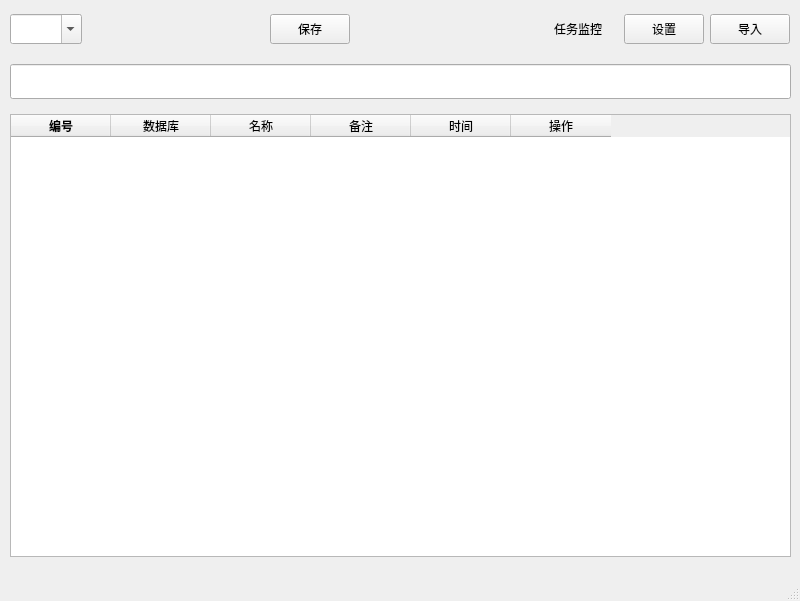
<?xml version="1.0" encoding="UTF-8"?>
<ui version="4.0">
 <class>MainWindow</class>
 <widget class="QMainWindow" name="MainWindow">
  <property name="geometry">
   <rect>
    <x>0</x>
    <y>0</y>
    <width>800</width>
    <height>601</height>
   </rect>
  </property>
  <property name="windowTitle">
   <string>DB Camera</string>
  </property>
  <widget class="QWidget" name="centralwidget">
   <widget class="QWidget" name="layoutWidget">
    <property name="geometry">
     <rect>
      <x>10</x>
      <y>10</y>
      <width>781</width>
      <height>551</height>
     </rect>
    </property>
    <property name="maximumSize">
     <size>
      <width>16777215</width>
      <height>551</height>
     </size>
    </property>
    <layout class="QVBoxLayout" name="verticalLayout">
     <item>
      <layout class="QHBoxLayout" name="horizontalLayout">
       <item>
        <widget class="QComboBox" name="dbComboBox">
         <property name="sizePolicy">
          <sizepolicy hsizetype="Preferred" vsizetype="Fixed">
           <horstretch>3</horstretch>
           <verstretch>0</verstretch>
          </sizepolicy>
         </property>
         <property name="minimumSize">
          <size>
           <width>0</width>
           <height>30</height>
          </size>
         </property>
         <property name="maximumSize">
          <size>
           <width>16777215</width>
           <height>30</height>
          </size>
         </property>
         <property name="editable">
          <bool>true</bool>
         </property>
        </widget>
       </item>
       <item>
        <spacer name="horizontalSpacer">
         <property name="maximumSize">
          <size>
           <width>16777215</width>
           <height>30</height>
          </size>
         </property>
         <property name="orientation">
          <enum>Qt::Horizontal</enum>
         </property>
         <property name="sizeType">
          <enum>QSizePolicy::Fixed</enum>
         </property>
         <property name="sizeHint" stdset="0">
          <size>
           <width>20</width>
           <height>20</height>
          </size>
         </property>
        </spacer>
       </item>
       <item>
        <widget class="QPushButton" name="saveBtn">
         <property name="sizePolicy">
          <sizepolicy hsizetype="Minimum" vsizetype="Fixed">
           <horstretch>2</horstretch>
           <verstretch>0</verstretch>
          </sizepolicy>
         </property>
         <property name="minimumSize">
          <size>
           <width>0</width>
           <height>30</height>
          </size>
         </property>
         <property name="maximumSize">
          <size>
           <width>16777215</width>
           <height>30</height>
          </size>
         </property>
         <property name="text">
          <string>保存</string>
         </property>
        </widget>
       </item>
       <item>
        <spacer name="horizontalSpacer_2">
         <property name="maximumSize">
          <size>
           <width>16777215</width>
           <height>30</height>
          </size>
         </property>
         <property name="orientation">
          <enum>Qt::Horizontal</enum>
         </property>
         <property name="sizeType">
          <enum>QSizePolicy::Fixed</enum>
         </property>
         <property name="sizeHint" stdset="0">
          <size>
           <width>200</width>
           <height>20</height>
          </size>
         </property>
        </spacer>
       </item>
       <item>
        <widget class="QLabel" name="taskLabel">
         <property name="sizePolicy">
          <sizepolicy hsizetype="Fixed" vsizetype="Preferred">
           <horstretch>80</horstretch>
           <verstretch>0</verstretch>
          </sizepolicy>
         </property>
         <property name="minimumSize">
          <size>
           <width>80</width>
           <height>0</height>
          </size>
         </property>
         <property name="text">
          <string>任务监控</string>
         </property>
         <property name="alignment">
          <set>Qt::AlignCenter</set>
         </property>
        </widget>
       </item>
       <item>
        <spacer name="horizontalSpacer_3">
         <property name="maximumSize">
          <size>
           <width>16777215</width>
           <height>30</height>
          </size>
         </property>
         <property name="orientation">
          <enum>Qt::Horizontal</enum>
         </property>
         <property name="sizeHint" stdset="0">
          <size>
           <width>40</width>
           <height>20</height>
          </size>
         </property>
        </spacer>
       </item>
       <item>
        <widget class="QPushButton" name="settingsBtn">
         <property name="sizePolicy">
          <sizepolicy hsizetype="Minimum" vsizetype="Fixed">
           <horstretch>2</horstretch>
           <verstretch>0</verstretch>
          </sizepolicy>
         </property>
         <property name="minimumSize">
          <size>
           <width>0</width>
           <height>30</height>
          </size>
         </property>
         <property name="maximumSize">
          <size>
           <width>16777215</width>
           <height>30</height>
          </size>
         </property>
         <property name="text">
          <string>设置</string>
         </property>
        </widget>
       </item>
       <item>
        <widget class="QPushButton" name="importBtn">
         <property name="sizePolicy">
          <sizepolicy hsizetype="Minimum" vsizetype="Fixed">
           <horstretch>2</horstretch>
           <verstretch>0</verstretch>
          </sizepolicy>
         </property>
         <property name="minimumSize">
          <size>
           <width>0</width>
           <height>30</height>
          </size>
         </property>
         <property name="maximumSize">
          <size>
           <width>16777215</width>
           <height>30</height>
          </size>
         </property>
         <property name="text">
          <string>导入</string>
         </property>
        </widget>
       </item>
      </layout>
     </item>
     <item>
      <spacer name="verticalSpacer">
       <property name="maximumSize">
        <size>
         <width>16777215</width>
         <height>10</height>
        </size>
       </property>
       <property name="orientation">
        <enum>Qt::Vertical</enum>
       </property>
       <property name="sizeType">
        <enum>QSizePolicy::Fixed</enum>
       </property>
       <property name="sizeHint" stdset="0">
        <size>
         <width>20</width>
         <height>10</height>
        </size>
       </property>
      </spacer>
     </item>
     <item>
      <widget class="QLineEdit" name="searchEdit">
       <property name="minimumSize">
        <size>
         <width>0</width>
         <height>35</height>
        </size>
       </property>
       <property name="maximumSize">
        <size>
         <width>16777215</width>
         <height>35</height>
        </size>
       </property>
       <property name="text">
        <string/>
       </property>
       <property name="alignment">
        <set>Qt::AlignCenter</set>
       </property>
      </widget>
     </item>
     <item>
      <spacer name="verticalSpacer_2">
       <property name="maximumSize">
        <size>
         <width>16777215</width>
         <height>5</height>
        </size>
       </property>
       <property name="orientation">
        <enum>Qt::Vertical</enum>
       </property>
       <property name="sizeType">
        <enum>QSizePolicy::Fixed</enum>
       </property>
       <property name="sizeHint" stdset="0">
        <size>
         <width>20</width>
         <height>5</height>
        </size>
       </property>
      </spacer>
     </item>
     <item>
      <widget class="QTableWidget" name="dbTable">
       <property name="minimumSize">
        <size>
         <width>0</width>
         <height>0</height>
        </size>
       </property>
       <property name="maximumSize">
        <size>
         <width>16777215</width>
         <height>443</height>
        </size>
       </property>
       <column>
        <property name="text">
         <string>编号</string>
        </property>
        <property name="font">
         <font>
          <bold>true</bold>
         </font>
        </property>
       </column>
       <column>
        <property name="text">
         <string>数据库</string>
        </property>
       </column>
       <column>
        <property name="text">
         <string>名称</string>
        </property>
       </column>
       <column>
        <property name="text">
         <string>备注</string>
        </property>
       </column>
       <column>
        <property name="text">
         <string>时间</string>
        </property>
       </column>
       <column>
        <property name="text">
         <string>操作</string>
        </property>
       </column>
      </widget>
     </item>
    </layout>
   </widget>
  </widget>
  <widget class="QMenuBar" name="menubar">
   <property name="geometry">
    <rect>
     <x>0</x>
     <y>0</y>
     <width>800</width>
     <height>22</height>
    </rect>
   </property>
  </widget>
  <widget class="QStatusBar" name="statusbar"/>
 </widget>
 <resources/>
 <connections/>
</ui>
